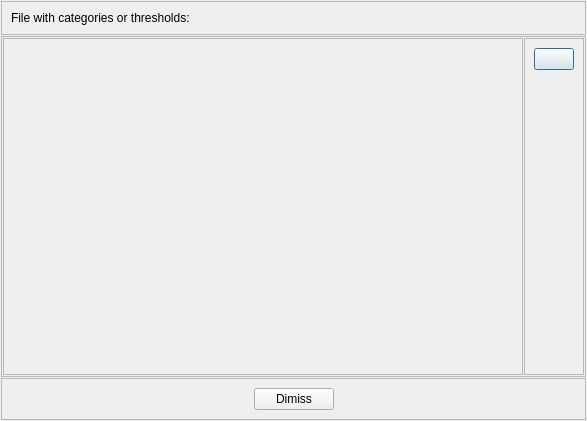
<?xml version="1.0" encoding="UTF-8"?>
<ui version="4.0">
 <class>SoftIndicatorCalibrationDialog</class>
 <widget class="QDialog" name="SoftIndicatorCalibrationDialog">
  <property name="geometry">
   <rect>
    <x>0</x>
    <y>0</y>
    <width>587</width>
    <height>421</height>
   </rect>
  </property>
  <property name="windowTitle">
   <string>Dialog</string>
  </property>
  <layout class="QVBoxLayout" name="verticalLayout">
   <property name="spacing">
    <number>1</number>
   </property>
   <property name="leftMargin">
    <number>1</number>
   </property>
   <property name="topMargin">
    <number>1</number>
   </property>
   <property name="rightMargin">
    <number>1</number>
   </property>
   <property name="bottomMargin">
    <number>1</number>
   </property>
   <item>
    <widget class="QFrame" name="frmTopBar">
     <property name="frameShape">
      <enum>QFrame::StyledPanel</enum>
     </property>
     <property name="frameShadow">
      <enum>QFrame::Raised</enum>
     </property>
     <layout class="QHBoxLayout" name="horizontalLayout_3">
      <item>
       <widget class="QLabel" name="label">
        <property name="text">
         <string>File with categories or thresholds:</string>
        </property>
       </widget>
      </item>
     </layout>
    </widget>
   </item>
   <item>
    <widget class="QFrame" name="frmMain">
     <property name="sizePolicy">
      <sizepolicy hsizetype="Preferred" vsizetype="Expanding">
       <horstretch>0</horstretch>
       <verstretch>0</verstretch>
      </sizepolicy>
     </property>
     <property name="frameShape">
      <enum>QFrame::StyledPanel</enum>
     </property>
     <property name="frameShadow">
      <enum>QFrame::Raised</enum>
     </property>
     <layout class="QHBoxLayout" name="horizontalLayout_2">
      <property name="spacing">
       <number>1</number>
      </property>
      <property name="leftMargin">
       <number>1</number>
      </property>
      <property name="topMargin">
       <number>1</number>
      </property>
      <property name="rightMargin">
       <number>1</number>
      </property>
      <property name="bottomMargin">
       <number>1</number>
      </property>
      <item>
       <widget class="QFrame" name="frmCalib">
        <property name="sizePolicy">
         <sizepolicy hsizetype="MinimumExpanding" vsizetype="Preferred">
          <horstretch>0</horstretch>
          <verstretch>0</verstretch>
         </sizepolicy>
        </property>
        <property name="frameShape">
         <enum>QFrame::StyledPanel</enum>
        </property>
        <property name="frameShadow">
         <enum>QFrame::Raised</enum>
        </property>
        <layout class="QVBoxLayout" name="verticalLayout_3"/>
       </widget>
      </item>
      <item>
       <widget class="QFrame" name="frmTools">
        <property name="frameShape">
         <enum>QFrame::StyledPanel</enum>
        </property>
        <property name="frameShadow">
         <enum>QFrame::Raised</enum>
        </property>
        <layout class="QVBoxLayout" name="verticalLayout_2">
         <item>
          <widget class="QPushButton" name="btnSave">
           <property name="toolTip">
            <string>Save soft indicator variables.</string>
           </property>
           <property name="text">
            <string/>
           </property>
           <property name="icon">
            <iconset resource="../resources.qrc">
             <normaloff>:/icons32/save32</normaloff>:/icons32/save32</iconset>
           </property>
          </widget>
         </item>
         <item>
          <spacer name="verticalSpacer">
           <property name="orientation">
            <enum>Qt::Vertical</enum>
           </property>
           <property name="sizeHint" stdset="0">
            <size>
             <width>20</width>
             <height>40</height>
            </size>
           </property>
          </spacer>
         </item>
        </layout>
       </widget>
      </item>
     </layout>
    </widget>
   </item>
   <item>
    <widget class="QFrame" name="frmButtons">
     <property name="frameShape">
      <enum>QFrame::StyledPanel</enum>
     </property>
     <property name="frameShadow">
      <enum>QFrame::Raised</enum>
     </property>
     <layout class="QHBoxLayout" name="horizontalLayout">
      <item>
       <spacer name="horizontalSpacer">
        <property name="orientation">
         <enum>Qt::Horizontal</enum>
        </property>
        <property name="sizeHint" stdset="0">
         <size>
          <width>40</width>
          <height>20</height>
         </size>
        </property>
       </spacer>
      </item>
      <item>
       <widget class="QPushButton" name="btnDismiss">
        <property name="text">
         <string>Dimiss</string>
        </property>
       </widget>
      </item>
      <item>
       <spacer name="horizontalSpacer_2">
        <property name="orientation">
         <enum>Qt::Horizontal</enum>
        </property>
        <property name="sizeHint" stdset="0">
         <size>
          <width>40</width>
          <height>20</height>
         </size>
        </property>
       </spacer>
      </item>
     </layout>
    </widget>
   </item>
  </layout>
 </widget>
 <resources>
  <include location="../resources.qrc"/>
 </resources>
 <connections>
  <connection>
   <sender>btnDismiss</sender>
   <signal>clicked()</signal>
   <receiver>SoftIndicatorCalibrationDialog</receiver>
   <slot>reject()</slot>
   <hints>
    <hint type="sourcelabel">
     <x>294</x>
     <y>399</y>
    </hint>
    <hint type="destinationlabel">
     <x>533</x>
     <y>376</y>
    </hint>
   </hints>
  </connection>
  <connection>
   <sender>btnSave</sender>
   <signal>clicked()</signal>
   <receiver>SoftIndicatorCalibrationDialog</receiver>
   <slot>onSave()</slot>
   <hints>
    <hint type="sourcelabel">
     <x>562</x>
     <y>62</y>
    </hint>
    <hint type="destinationlabel">
     <x>586</x>
     <y>125</y>
    </hint>
   </hints>
  </connection>
 </connections>
 <slots>
  <slot>onSave()</slot>
 </slots>
</ui>
